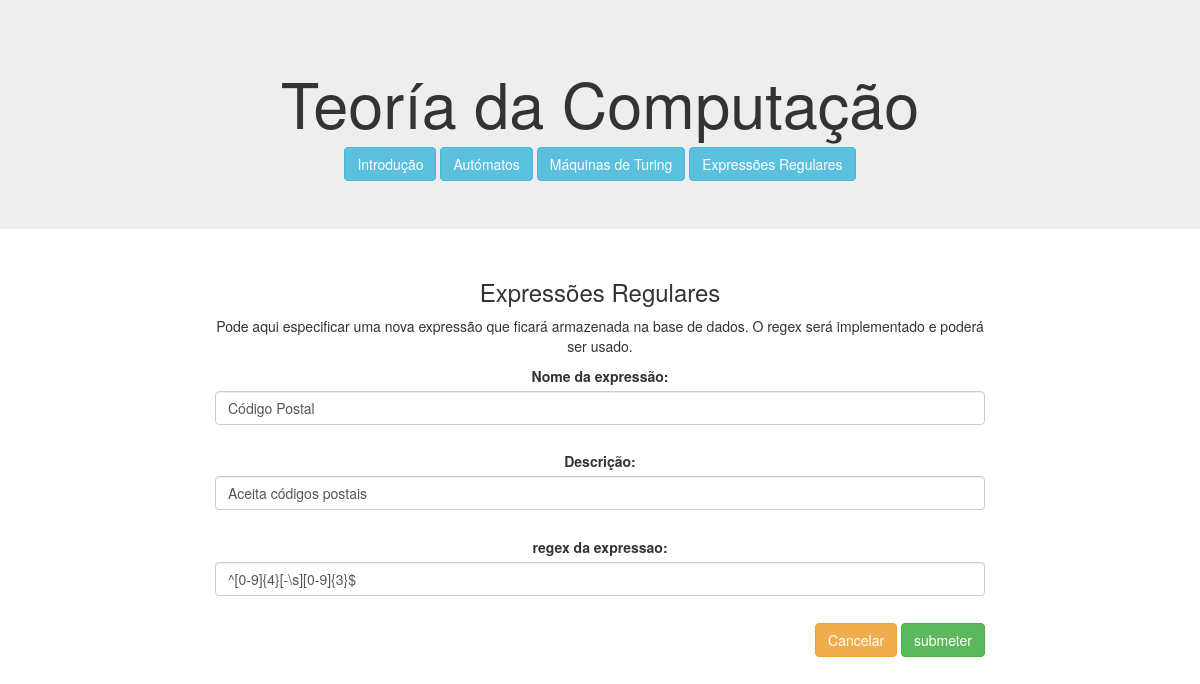
The app's page /editaexpressao/1/ with its own data.
### computacao/models.py (models this page shows, shortened)
class Expressao(models.Model):
    nome = models.CharField(max_length=100)
    descricao = models.CharField(max_length=100)
    regex = models.CharField(max_length=100)

### computacao/views.py (the view)
# urls.py: path('editaexpressao/<int:expressao_id>/', views.editaexpressao, name='editaexpressao'),
def editaexpressao(request, expressao_id):
    instance = Expressao.objects.get(id=expressao_id)
    form = ExpressaoForm(request.POST or None, instance=instance)
    if form.is_valid():
        a = form.save()
        a.save()
        return HttpResponseRedirect(reverse('computacao:expressoes'))
    context = {'form': form, 'expressao_id':expressao_id}
    return render(request, 'computacao/editaexpressao.html', context)

### computacao/forms.py
class ExpressaoForm(ModelForm):
    class Meta:
        model = Expressao
        fields = '__all__'
        exclude = ['diagrama']
        widgets = {
            'nome': forms.TextInput(attrs={'class': 'form-control'}),
            'descricao': forms.TextInput(attrs={'class': 'form-control', 'placeholder':'Regex que aceita sequências ...'}),
            'regex': forms.TextInput(attrs={'class': 'form-control'})
        }
        labels = {
            'nome': 'Nome da expressão',
            'descricao': 'Descrição',
            'regex': 'regex da expressao'
        }
        placeholders = {
            'nome': 'Nome da máquina',
            'descricao': 'Descrição',
            'regex': 'regex da expressao'
        }
        help_texts = {
            'nome': 'Atribua um nome,  que identifique a Expressao',
            'descricao': 'Descreva o tipo de sequências o regex reconhece',
            'regex': 'Insira os simbolos do regex (e.g. "^[0-9][4][-/s][0-9][3]$")'
        }

### computacao/templates/computacao/editaexpressao.html (shortened to what this page needs)
{% extends 'computacao/layout.html' %}
{% block main %}
    <main class="col-sm-12">
        <h3>Expressões Regulares</h3>
        <p>Pode aqui especificar uma nova expressão que ficará armazenada na base de dados.
            O regex será implementado e poderá ser usado.</p>
        <form class="form-group" action="{% url 'computacao:editaexpressao' expressao_id %}" method="POST">
            {{ form.as_p }}
            <div class="text-right">
                <a href="{% url 'computacao:expressoes' %}" role="button" class="btn btn-warning">Cancelar</a>
                <input type="submit" class="btn btn-success" value="submeter">
            </div>
        </form>
    </main>
{% endblock %}

### computacao/static/computacao/style.css (style rules this page uses)
.form-control { display:inline-block; }

### records on screen
Expressao: nome "Código Postal", descricao "Aceita códigos postais", regex "^[0-9]{4}[-\\s][0-9]{3}$"
